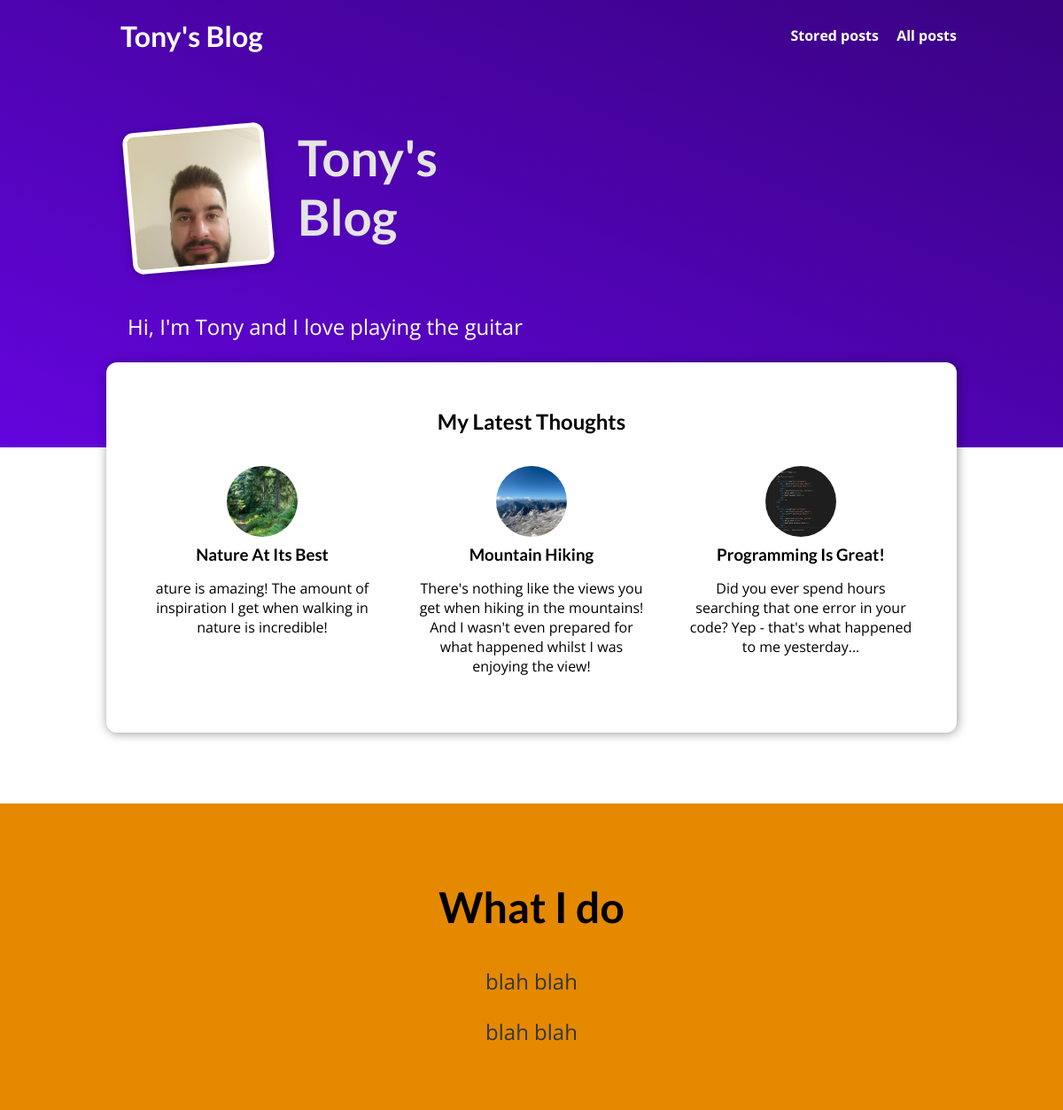
The page / on the database its author committed.
### blog/models.py (models this page shows, shortened)
class Post(models.Model):
    title = models.CharField(max_length=150)
    excerpt = models.CharField(max_length=200)
    image = models.ImageField(upload_to="posts", null=True)
    date = models.DateTimeField(auto_now=True)
    slug = models.SlugField(unique=True, db_index=True)
    content = models.TextField(validators=[MinLengthValidator(10)])
    author = models.ForeignKey(Author, on_delete=models.SET_NULL, null=True, related_name="posts")
    tags = models.ManyToManyField(Tag)

### blog/views.py (the view)
# urls.py: path("", views.StartingPageView.as_view(), name="starting-page"),
class StartingPageView(ListView):
    template_name = "blog/index.html"
    model = Post
    ordering = ["-date"]
    context_object_name = "posts"
    def get_queryset(self):
        queryset = super().get_queryset()
        data = queryset[:3]
        return data

### blog/templates/blog/index.html (shortened to what this page needs)
{% extends "base.html" %}
{% load static %}
{% block css_files %}
<link rel="stylesheet" href="{% static "blog/post.css" %}">
<link rel="stylesheet" href="{% static "blog/index.css" %}">
{% endblock %}
{% block content %}
<section id="welcome">
    <header>
        <img src="{% static "blog/images/tony.jpg" %}">
        <h2>Tony's Blog</h2>
    </header>
    <p>Hi, I'm Tony and I love playing the guitar</p>
</section>
<section id="latest-posts">
    <h2>My Latest Thoughts</h2>
    <ul>
        {% for post in posts %}
       {% include "blog/includes/post.html" %}
        {% endfor %}
    </ul>
</section>
<section id="about">
    <h2>What I do</h2>
    <p>blah blah</p>
    <p>blah blah</p>
</section>
{% endblock %}

### blog/templates/blog/includes/post.html
{% load static %}
<li>
    <article class="post">
        <a href="{% url "post-detail-page" post.slug %}">
            <img src="{{post.image.url}}" alt="{{ post.title }}">
            <div class="post__content">
                <h3>{{ post.title }}</h3>
                <p>{{ post.excerpt }}</p></div>
        </a>
    </article>
</li>

### static/app.css (style rules this page uses)
* { box-sizing: border-box; }
html { font-family: 'Open Sans', 'Lato', sans-serif; }
body { margin: 0; }
h1, h2, h3 { font-family: 'Lato', sans-serif; font-weight: bold; }

### blog/static/blog/post.css (style rules this page uses)
.post { display: flex; flex-direction: column; align-items: center; text-align: center; }
.post a { text-decoration: none; color: black; transition: all 0.2s ease; padding: 1rem; }
.post img { width: 5rem; height: 5rem; object-fit: cover; border-radius: 50%; }
.post h3 { margin: 0.25rem 0; }

### blog/static/blog/index.css (style rules this page uses)
#welcome { background: linear-gradient(to right top, #6305dd, #390281); padding: 6rem 12%; }
#welcome header { display: flex; align-items: flex-start; margin: 3rem auto; }
#welcome img { width: 10rem; height: 10rem; object-fit: cover; object-position: top; border: 5px solid white; border-radius: 12px; background-color: #ffe1bf; transform: rotateZ(-5deg); box-shadow: 0 2px 8px rgba(0, 0, 0, 0.25); }
#welcome h2 { font-size: 3.5rem; margin: 0 0 0 2rem; color: #e4e4e4; width: 10rem; }
#welcome p { color: white; font-size: 1.5rem; }
#latest-posts { background-color: white; padding: 2rem; border-radius: 12px; width: 60rem; margin: -6rem auto 2rem auto; box-shadow: 1px 1px 12px rgba(0, 0, 0, 0.4); }
#latest-posts h2 { text-align: center; }
#latest-posts ul { list-style: none; margin: 0; padding: 0; display: flex; gap: 1rem; }
#latest-posts li { flex: 1; }
#about { text-align: center; padding: 3rem; background-color: #e48900; margin-top: 5rem; }
#about h2 { font-size: 3rem; }
#about p { font-size: 1.5rem; color: #353535; }

### rows shown on the page
Post: image (picture), title "Nature At Its Best", excerpt "ature is amazing! The amount of inspiration I get when walking in nature is incredible!"
Post: image (picture), title "Mountain Hiking", excerpt "There's nothing like the views you get when hiking in the mountains! And I wasn't even prepared for what happened whilst I was enjoying the view!"
Post: image (picture), title "Programming Is Great!", excerpt "Did you ever spend hours searching that one error in your code? Yep - that's what happened to me yesterday..."
